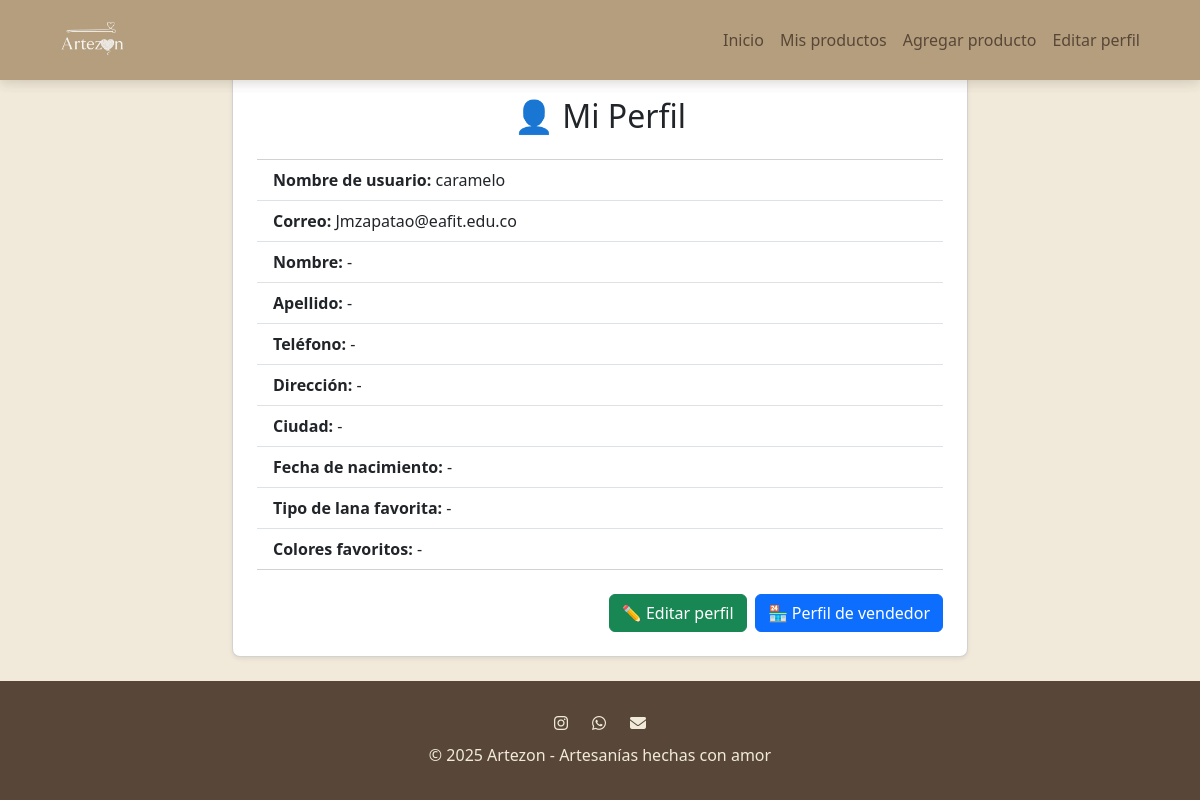
Screenshot of /profile/ (signed in) with the database file from the repository.
### productos/models.py (models this page shows, shortened)
class Profile(models.Model):
    user = models.OneToOneField(User, on_delete=models.CASCADE)
    telefono = models.CharField(max_length=20, blank=True, null=True)
    direccion = models.CharField(max_length=255, blank=True, null=True)
    fecha_nacimiento = models.DateField(blank=True, null=True)
    ciudad = models.CharField(max_length=100, blank=True, null=True)
    TIPO_LANA_CHOICES = [
        ("algodon", "Algodón"),
        ("lana", "Lana"),
        ("acrilico", "Acrílico"),
        ("mezcla", "Mezcla"),
    ]
    tipo_lana = models.CharField(
        max_length=20, choices=TIPO_LANA_CHOICES, blank=True
    )
    colores_favoritos = models.ManyToManyField(Color, blank=True)
    accesorios_favoritos = models.ManyToManyField(Accesorio, blank=True)

### productos/views.py (the view)
# urls.py: path("profile/", profile_view, name="profile"),
@login_required
def profile_view(request):
    profile = request.user.profile
    return render(request, "productos/profile.html", {"profile": profile})

### productos/templates/productos/profile.html
{% extends "base.html" %}
{% block content %}
<div class="container mt-5">
    <div class="row justify-content-center">
        <div class="col-md-8">
            <div class="card shadow-sm p-4 rounded-3">
                <h2 class="mb-4 text-center">👤 Mi Perfil</h2>
                <ul class="list-group list-group-flush mb-4">
                    <li class="list-group-item"><strong>Nombre de usuario:</strong> {{ request.user.username }}</li>
                    <li class="list-group-item"><strong>Correo:</strong> {{ request.user.email }}</li>
                    <li class="list-group-item"><strong>Nombre:</strong> {{ request.user.first_name|default:'-' }}</li>
                    <li class="list-group-item"><strong>Apellido:</strong> {{ request.user.last_name|default:'-' }}</li>
                    <li class="list-group-item"><strong>Teléfono:</strong> {{ profile.telefono|default:'-' }}</li>
                    <li class="list-group-item"><strong>Dirección:</strong> {{ profile.direccion|default:'-' }}</li>
                    <li class="list-group-item"><strong>Ciudad:</strong> {{ profile.ciudad|default:'-' }}</li>
                    <li class="list-group-item"><strong>Fecha de nacimiento:</strong> {{ profile.fecha_nacimiento|date:'d/m/Y'|default:'-' }}</li>
                    <li class="list-group-item"><strong>Tipo de lana favorita:</strong> {{ profile.get_tipo_lana_display|default:'-' }}</li>
                    <li class="list-group-item"><strong>Colores favoritos:</strong>
                        {% if profile.colores_favoritos.all %}
                            {% for color in profile.colores_favoritos.all %}
                                <span class="badge bg-success me-1">{{ color.nombre }}</span>
                            {% empty %}
                                -
                            {% endfor %}
                        {% else %}-{% endif %}
                    </li>
                </ul>
                <div class="d-flex justify-content-end gap-2">
                    <a href="{% url 'edit_profile' %}" class="btn btn-success">✏️ Editar perfil</a>
                    <a href="{% url 'store_profile' %}" class="btn btn-primary">🏪 Perfil de vendedor</a>
                </div>
            </div>
        </div>
    </div>
</div>
{% endblock %}

### static/css/styles.css (style rules this page uses)
:root { --vanilla: #F1EADA; --tobacco: #B59E7D; --mountain: #AAA396; --sand: #CEC1A8; --mahogany: #584738; }

### rows the page displays
Profile: telefono "-", direccion "-", ciudad "-", fecha_nacimiento "-", tipo_lana "-"

### other values shown
{{ request.user.username }} "caramelo"
{{ request.user.email }} "Jmzapatao@eafit.edu.co"
{{ request.user.first_name|default:'-' }} "-"
{{ request.user.last_name|default:'-' }} "-"
